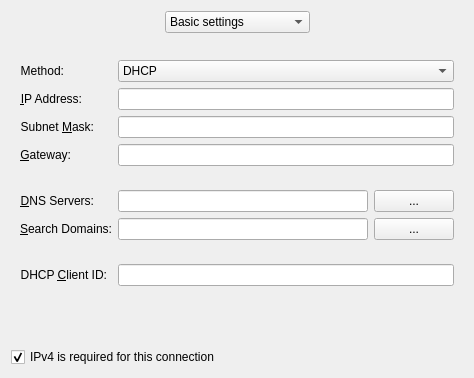
<?xml version="1.0" encoding="UTF-8"?>
<ui version="4.0">
 <class>SettingsIp4Config</class>
 <widget class="QWidget" name="SettingsIp4Config">
  <property name="geometry">
   <rect>
    <x>0</x>
    <y>0</y>
    <width>434</width>
    <height>378</height>
   </rect>
  </property>
  <property name="windowTitle">
   <string>IPv4 Address</string>
  </property>
  <property name="toolTip">
   <string extracomment="Advanced IP settings"/>
  </property>
  <layout class="QVBoxLayout" name="verticalLayout_2">
   <item>
    <layout class="QHBoxLayout" name="horizontalLayout">
     <item>
      <spacer name="horizontalSpacer">
       <property name="orientation">
        <enum>Qt::Horizontal</enum>
       </property>
       <property name="sizeHint" stdset="0">
        <size>
         <width>40</width>
         <height>20</height>
        </size>
       </property>
      </spacer>
     </item>
     <item>
      <widget class="QComboBox" name="cmbSettingsMode">
       <item>
        <property name="text">
         <string>Basic settings</string>
        </property>
       </item>
       <item>
        <property name="text">
         <string>Additional addresses</string>
        </property>
       </item>
       <item>
        <property name="text">
         <string>Routes</string>
        </property>
       </item>
      </widget>
     </item>
     <item>
      <spacer name="horizontalSpacer_2">
       <property name="orientation">
        <enum>Qt::Horizontal</enum>
       </property>
       <property name="sizeHint" stdset="0">
        <size>
         <width>40</width>
         <height>20</height>
        </size>
       </property>
      </spacer>
     </item>
    </layout>
   </item>
   <item>
    <spacer name="verticalSpacer_4">
     <property name="orientation">
      <enum>Qt::Vertical</enum>
     </property>
     <property name="sizeType">
      <enum>QSizePolicy::Fixed</enum>
     </property>
     <property name="sizeHint" stdset="0">
      <size>
       <width>20</width>
       <height>12</height>
      </size>
     </property>
    </spacer>
   </item>
   <item>
    <widget class="QStackedWidget" name="stackedWidget">
     <property name="currentIndex">
      <number>0</number>
     </property>
     <widget class="QWidget" name="pageBasicSettings">
      <layout class="QFormLayout" name="formLayout">
       <property name="fieldGrowthPolicy">
        <enum>QFormLayout::AllNonFixedFieldsGrow</enum>
       </property>
       <item row="0" column="0">
        <widget class="QLabel" name="label">
         <property name="text">
          <string>Method:</string>
         </property>
         <property name="alignment">
          <set>Qt::AlignRight|Qt::AlignTrailing|Qt::AlignVCenter</set>
         </property>
         <property name="buddy">
          <cstring>method</cstring>
         </property>
        </widget>
       </item>
       <item row="0" column="1">
        <widget class="KComboBox" name="method">
         <item>
          <property name="text">
           <string>DHCP</string>
          </property>
         </item>
         <item>
          <property name="text">
           <string>DHCP (only address)</string>
          </property>
         </item>
         <item>
          <property name="text">
           <string>Manual</string>
          </property>
         </item>
         <item>
          <property name="text">
           <string>Link-Local</string>
          </property>
         </item>
         <item>
          <property name="text">
           <string>Shared</string>
          </property>
         </item>
         <item>
          <property name="text">
           <string>Disabled</string>
          </property>
         </item>
        </widget>
       </item>
       <item row="1" column="0">
        <widget class="QLabel" name="addressLabel">
         <property name="text">
          <string>&amp;IP Address:</string>
         </property>
         <property name="alignment">
          <set>Qt::AlignRight|Qt::AlignTrailing|Qt::AlignVCenter</set>
         </property>
         <property name="buddy">
          <cstring>address</cstring>
         </property>
        </widget>
       </item>
       <item row="1" column="1">
        <widget class="KLineEdit" name="address">
         <property name="sizePolicy">
          <sizepolicy hsizetype="Minimum" vsizetype="Fixed">
           <horstretch>0</horstretch>
           <verstretch>0</verstretch>
          </sizepolicy>
         </property>
         <property name="toolTip">
          <string>Use this field to specify the IP address that should be used by this computer.</string>
         </property>
        </widget>
       </item>
       <item row="2" column="0">
        <widget class="QLabel" name="netMaskLabel">
         <property name="text">
          <string>Subnet &amp;Mask:</string>
         </property>
         <property name="alignment">
          <set>Qt::AlignRight|Qt::AlignTrailing|Qt::AlignVCenter</set>
         </property>
         <property name="buddy">
          <cstring>netMask</cstring>
         </property>
        </widget>
       </item>
       <item row="2" column="1">
        <widget class="KLineEdit" name="netMask">
         <property name="sizePolicy">
          <sizepolicy hsizetype="Minimum" vsizetype="Fixed">
           <horstretch>0</horstretch>
           <verstretch>0</verstretch>
          </sizepolicy>
         </property>
         <property name="toolTip">
          <string>Use this field to specify the subnet that the above IP address belongs to.</string>
         </property>
        </widget>
       </item>
       <item row="3" column="0">
        <widget class="QLabel" name="gatewayLabel">
         <property name="text">
          <string>&amp;Gateway:</string>
         </property>
         <property name="alignment">
          <set>Qt::AlignRight|Qt::AlignTrailing|Qt::AlignVCenter</set>
         </property>
         <property name="buddy">
          <cstring>gateway</cstring>
         </property>
        </widget>
       </item>
       <item row="3" column="1">
        <widget class="KLineEdit" name="gateway">
         <property name="sizePolicy">
          <sizepolicy hsizetype="Minimum" vsizetype="Fixed">
           <horstretch>0</horstretch>
           <verstretch>0</verstretch>
          </sizepolicy>
         </property>
         <property name="toolTip">
          <string>Use this field to specify the IP address of the gateway for requests outside the local network.</string>
         </property>
        </widget>
       </item>
       <item row="5" column="0">
        <widget class="QLabel" name="dnsLabel">
         <property name="text">
          <string>&amp;DNS Servers:</string>
         </property>
         <property name="textFormat">
          <enum>Qt::AutoText</enum>
         </property>
         <property name="alignment">
          <set>Qt::AlignRight|Qt::AlignTrailing|Qt::AlignVCenter</set>
         </property>
         <property name="buddy">
          <cstring>dns</cstring>
         </property>
        </widget>
       </item>
       <item row="5" column="1">
        <layout class="QHBoxLayout" name="horizontalLayout_2">
         <item>
          <widget class="KLineEdit" name="dns">
           <property name="sizePolicy">
            <sizepolicy hsizetype="Expanding" vsizetype="Fixed">
             <horstretch>0</horstretch>
             <verstretch>0</verstretch>
            </sizepolicy>
           </property>
           <property name="minimumSize">
            <size>
             <width>250</width>
             <height>0</height>
            </size>
           </property>
           <property name="toolTip">
            <string>Use this field to specify the IP address(es) of one or more DNS servers. Use ',' to separate entries.</string>
           </property>
          </widget>
         </item>
         <item>
          <widget class="KPushButton" name="dnsMorePushButton">
           <property name="text">
            <string>...</string>
           </property>
          </widget>
         </item>
        </layout>
       </item>
       <item row="6" column="0">
        <widget class="QLabel" name="dnsSearchLabel">
         <property name="text">
          <string>&amp;Search Domains:</string>
         </property>
         <property name="alignment">
          <set>Qt::AlignRight|Qt::AlignTrailing|Qt::AlignVCenter</set>
         </property>
         <property name="buddy">
          <cstring>dnsSearch</cstring>
         </property>
        </widget>
       </item>
       <item row="6" column="1">
        <layout class="QHBoxLayout" name="horizontalLayout_5">
         <item>
          <widget class="KLineEdit" name="dnsSearch">
           <property name="minimumSize">
            <size>
             <width>250</width>
             <height>0</height>
            </size>
           </property>
          </widget>
         </item>
         <item>
          <widget class="KPushButton" name="dnsSearchMorePushButton">
           <property name="text">
            <string>...</string>
           </property>
          </widget>
         </item>
        </layout>
       </item>
       <item row="8" column="0">
        <widget class="QLabel" name="labelDhcpClientId">
         <property name="text">
          <string>DHCP &amp;Client ID:</string>
         </property>
         <property name="alignment">
          <set>Qt::AlignRight|Qt::AlignTrailing|Qt::AlignVCenter</set>
         </property>
         <property name="buddy">
          <cstring>dhcpClientId</cstring>
         </property>
        </widget>
       </item>
       <item row="8" column="1">
        <widget class="KLineEdit" name="dhcpClientId">
         <property name="toolTip">
          <string>Use this field to specify the DHCP client ID which is a string sent to the DHCP server to identify the local machine that the DHCP server may use to customize the DHCP lease and options.</string>
         </property>
        </widget>
       </item>
       <item row="4" column="1">
        <spacer name="verticalSpacer_2">
         <property name="orientation">
          <enum>Qt::Vertical</enum>
         </property>
         <property name="sizeType">
          <enum>QSizePolicy::Fixed</enum>
         </property>
         <property name="sizeHint" stdset="0">
          <size>
           <width>20</width>
           <height>12</height>
          </size>
         </property>
        </spacer>
       </item>
       <item row="7" column="1">
        <spacer name="verticalSpacer_5">
         <property name="orientation">
          <enum>Qt::Vertical</enum>
         </property>
         <property name="sizeType">
          <enum>QSizePolicy::Fixed</enum>
         </property>
         <property name="sizeHint" stdset="0">
          <size>
           <width>20</width>
           <height>12</height>
          </size>
         </property>
        </spacer>
       </item>
      </layout>
     </widget>
     <widget class="QWidget" name="pageAdditionalAddresses">
      <layout class="QVBoxLayout" name="verticalLayout">
       <item>
        <widget class="IpV4AdvancedWidget" name="advancedSettings" native="true"/>
       </item>
       <item>
        <spacer name="verticalSpacer_3">
         <property name="orientation">
          <enum>Qt::Vertical</enum>
         </property>
         <property name="sizeHint" stdset="0">
          <size>
           <width>20</width>
           <height>0</height>
          </size>
         </property>
        </spacer>
       </item>
      </layout>
     </widget>
     <widget class="QWidget" name="pageRoutes">
      <layout class="QVBoxLayout" name="verticalLayout_3">
       <item>
        <widget class="IpV4RoutesWidget" name="routesSettings" native="true"/>
       </item>
       <item>
        <spacer name="verticalSpacer">
         <property name="orientation">
          <enum>Qt::Vertical</enum>
         </property>
         <property name="sizeHint" stdset="0">
          <size>
           <width>20</width>
           <height>0</height>
          </size>
         </property>
        </spacer>
       </item>
      </layout>
     </widget>
    </widget>
   </item>
   <item>
    <widget class="QCheckBox" name="cbMayFail">
     <property name="text">
      <string>IPv4 is required for this connection</string>
     </property>
     <property name="checked">
      <bool>true</bool>
     </property>
    </widget>
   </item>
  </layout>
 </widget>
 <customwidgets>
  <customwidget>
   <class>KPushButton</class>
   <extends>QPushButton</extends>
   <header>kpushbutton.h</header>
  </customwidget>
  <customwidget>
   <class>KLineEdit</class>
   <extends>QLineEdit</extends>
   <header>klineedit.h</header>
  </customwidget>
  <customwidget>
   <class>KComboBox</class>
   <extends>QComboBox</extends>
   <header>kcombobox.h</header>
  </customwidget>
  <customwidget>
   <class>IpV4AdvancedWidget</class>
   <extends>QWidget</extends>
   <header>ipv4advancedwidget.h</header>
   <container>1</container>
  </customwidget>
  <customwidget>
   <class>IpV4RoutesWidget</class>
   <extends>QWidget</extends>
   <header>ipv4routeswidget.h</header>
   <container>1</container>
  </customwidget>
 </customwidgets>
 <tabstops>
  <tabstop>method</tabstop>
  <tabstop>address</tabstop>
  <tabstop>netMask</tabstop>
  <tabstop>gateway</tabstop>
  <tabstop>dns</tabstop>
  <tabstop>dnsMorePushButton</tabstop>
  <tabstop>dnsSearch</tabstop>
  <tabstop>dnsSearchMorePushButton</tabstop>
  <tabstop>dhcpClientId</tabstop>
  <tabstop>cmbSettingsMode</tabstop>
 </tabstops>
 <resources/>
 <connections>
  <connection>
   <sender>cmbSettingsMode</sender>
   <signal>currentIndexChanged(int)</signal>
   <receiver>stackedWidget</receiver>
   <slot>setCurrentIndex(int)</slot>
   <hints>
    <hint type="sourcelabel">
     <x>294</x>
     <y>26</y>
    </hint>
    <hint type="destinationlabel">
     <x>429</x>
     <y>61</y>
    </hint>
   </hints>
  </connection>
 </connections>
</ui>
